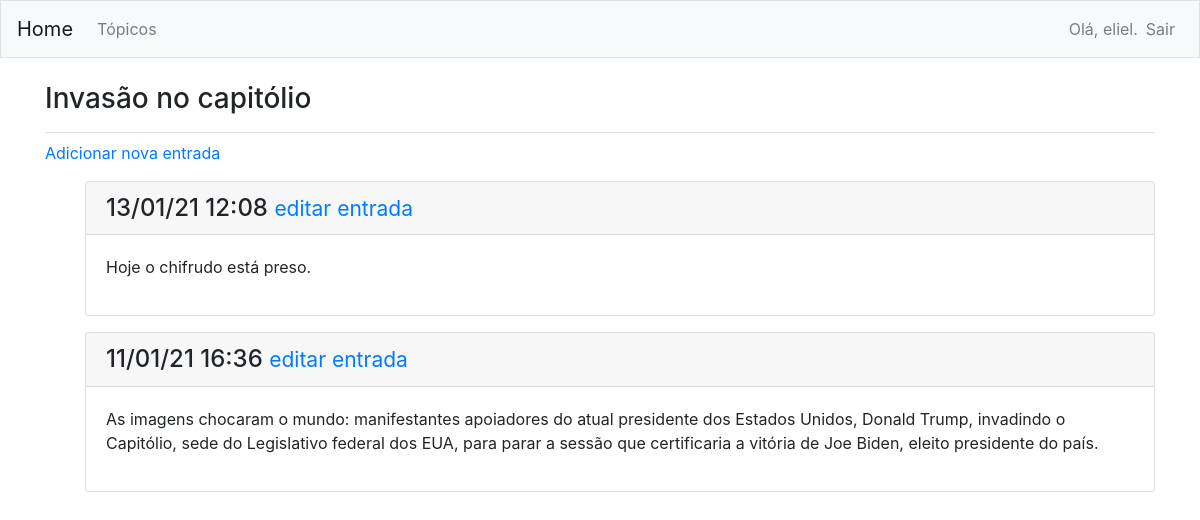
Page /topics/4/ (signed in) on the committed database.
### learning_logs/models.py (models this page shows, shortened)
class Topic(models.Model):
	text = models.CharField(max_length=200, verbose_name='assunto')
	date_added = models.DateTimeField(auto_now_add=True, verbose_name='Data')
	owner = models.ForeignKey(User, on_delete=models.CASCADE, verbose_name='autor')
	class Meta:
		verbose_name_plural = 'tópicos'
	def __str__(self):
		return self.text

class Entry(models.Model):
	topic = models.ForeignKey(Topic, on_delete=models.CASCADE, verbose_name='tópico')
	text = models.TextField(verbose_name='comentários')
	date_added = models.DateTimeField(auto_now_add=True, verbose_name='data')
	class Meta:
		verbose_name_plural = 'entradas'

### learning_logs/views.py (the view)
# urls.py: path('topics/<topic_id>/', views.topic, name='topic'),
@login_required
def topic(request, topic_id):
    topic = Topic.objects.get(id=topic_id)
    if topic.owner != request.user:
        raise Http404
    entries = topic.entry_set.order_by('-date_added')
    context = {'topic': topic, 'entries': entries}
    return render(request, 'learning_logs/topic.html', context)

### learning_logs/templates/learning_logs/topic.html
{% extends 'learning_logs/base.html' %}
{% block page_header %}
	<h3>{{ topic }}</h3>
{% endblock page_header %}
{% block content %}
	<p>
		<a href="{% url 'learning_logs:new_entry' topic.id %}"> Adicionar nova entrada</a>
	</p>
	<ul>
	{% for entry in entries %}
		<div class="card mb-3">
		<h4 class="card-header">
			{{ entry.date_added|date:'d/m/y H:i' }}
			<small><a href="{% url 'learning_logs:edit_entry' entry.id %}">
				editar entrada</a></small>
		</h4>
		<div class="card-body">
			{{ entry.text|linebreaks }}
		</div>
		</div>
	{% empty %}
		<p>Não há nenhum comentário sobre este assunto ainda.</p>
	{% endfor %}
{% endblock content %}

### learning_logs/templates/learning_logs/base.html (shortened to what this page needs)
{% load bootstrap4 %}
<!DOCTYPE html>
<html lang="pt-br">
<head>
  {% bootstrap_css %}
</head>
<body>
  <nav class="navbar navbar-expand-md navbar-light bg-light mb-4 border">
    <a class="navbar-brand" href="{% url 'learning_logs:index'%}">
        Home</a>
    <div class="collapse navbar-collapse" id="navbarCollapse">
      <ul class="navbar-nav mr-auto">
        <li class="nav-item">
          <a class="nav-link" href="{% url 'learning_logs:topics'%}">
              Tópicos</a></li>
      </ul>
      <ul class="navbar-nav ml-auto">
        {% if user.is_authenticated %}
          <li class="nav-item">
            <span class="navbar-text"}">Olá, {{ user.username }}.</span>
          </li>
          <li class="nav-item">
            <a class="nav-link" href="{% url 'users:logout' %}">Sair</a>
          </li>
        {% else %}
          <li class="nav-item">
            <a class="nav-link" href="{% url 'users:register' %}">Criar conta</a>
          </li>
          <li class="nav-item">
            <a class="nav-link" href="{% url 'users:login' %}">Logar</a></li>
        {% endif %}
      </ul>
    </div>
  </nav>
  <main role="main" class="container">
    <div class="pb-2 mb-2 border-bottom">
      {% block page_header %}{% endblock page_header %}
    </div>
    <div>
      {% block content %}{% endblock content %}
    </div>
  </main>
</body>
</html>

### rows in the picture
Topic: text "Invasão no capitólio"
Entry: date_added "13/01/21 12:08", text "Hoje o chifrudo está preso."
Entry: date_added "11/01/21 16:36", text "As imagens chocaram o mundo: manifestantes apoiadores do atual presidente dos Estados Unidos, Donald Trump, invadindo o Capitólio, sede do Legislativo federal dos EUA, para parar a sessão que certificaria a vitória de Joe Biden, eleito presidente do país."

### other values in the picture
{{ user.username }} "eliel"
